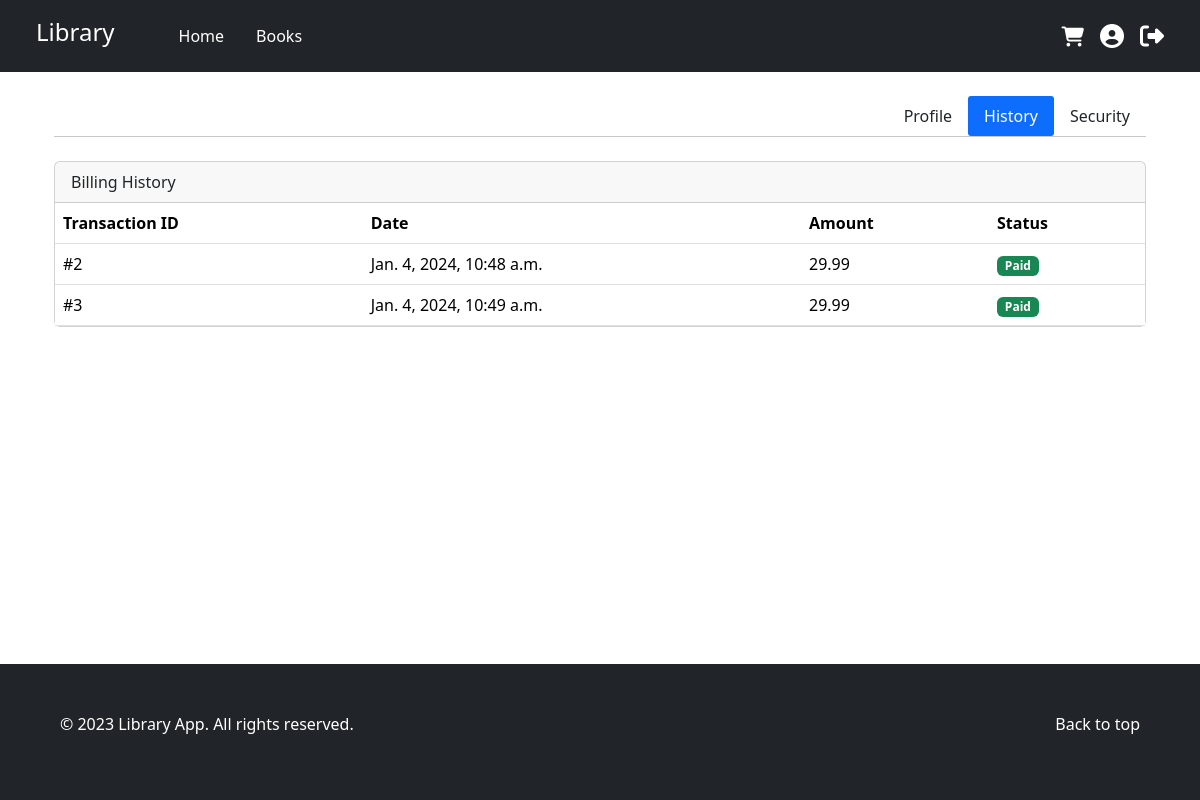
The page /profile/history (signed in) on the database its author committed.
### account/models.py (models this page shows, shortened)
class PurchaseHistory(models.Model):
    user = models.ForeignKey(User, on_delete=models.CASCADE, null=True)
    orders = models.ManyToManyField(Order)
    total_amount = models.DecimalField(max_digits=12, decimal_places=2, default=0)
    purchase_date = models.DateTimeField(auto_now_add=True)

### account/views.py (the view)
# urls.py: path('history', views.history, name='history'),
def history(request):
 user = request.user
 user_purchase_history = PurchaseHistory.objects.filter(user=user)
 return render(request, "history.html", {'user_purchase_history':user_purchase_history})

### account/templates/history.html (shortened to what this page needs)
{% extends "base.html" %}
{% block navbar %}
    {% include "include/menu.html" %}
{% endblock  %}
{% block content %}
<div class="container-xl px-4 mt-4 mb-5">
  {% include "include/account_menu.html" %}
  <div class="card mb-4">
    <div class="card-header">Billing History</div>
    <div class="card-body p-0">
        <div class="table-responsive table-billing-history" style="max-height: 400px; overflow-y: auto;">
            <table class="table mb-0">
                <thead>
                    <tr>
                        <th class="border-gray-200" scope="col">Transaction ID</th>
                        <th class="border-gray-200" scope="col">Date</th>
                        <th class="border-gray-200" scope="col">Amount</th>
                        <th class="border-gray-200" scope="col">Status</th>
                    </tr>
                </thead>
                <tbody>
                    {% for history_items in user_purchase_history %}
                        <tr>
                            <td>#{{history_items.id}}</td>
                            <td>{{history_items.purchase_date}}</td>
                            <td>{{history_items.total_amount}}</td>
                            <td><span class="badge bg-success">Paid</span></td>
                        </tr>
                    {% endfor %}
                </tbody>
            </table>
        </div>
    </div>
</div>
</div>
{% endblock  %}
{% block footer %}
    {% include "include/footer.html" %}
{% endblock  %}

### home/templates/base.html (shortened to what this page needs)
<!DOCTYPE html>
<html lang="en">
  <head>
    <link
      href="https://cdn.jsdelivr.net/npm/bootstrap@5.3.2/dist/css/bootstrap.min.css"
      rel="stylesheet"
    />
    <link
      rel="stylesheet"
      href="https://cdnjs.cloudflare.com/ajax/libs/font-awesome/6.5.1/css/all.min.css"
    />
    {% load static %}
    <link rel="stylesheet" href="{% static 'css/style.css' %}" />
  </head>
  <body>
    <div>
      {% block navbar %}{% endblock %} {% block content %}{% endblock %}
    </div>
    {% block footer %}{% endblock %}
  </body>
</html>

### home/templates/include/menu.html (shortened to what this page needs)
<nav class="container-fluid text-bg-dark sticky-top">
  <div
    class="d-flex flex-row align-items-center justify-content-between py-3 px-4"
  >
    <div class="nav d.flex flex-row align-items-center gap-lg-5">
      <h4><a class="navbar-brand">Library</a></h4>
      <ul class="nav d.flex flex-row align-items-center">
        <li class="nav-item">
          <a
            class="nav-link text-white {% if request.path == '/' %}active-menu{% endif %}"
            aria-current="page"
            href="{% url 'home' %}"
            >Home</a
          >
        </li>
        <li class="nav-item">
          <a
            class="nav-link text-white {% if request.path == '/books/' %}active-menu{% endif %}"
            href="{% url 'books' %}"
            >Books</a
          >
        </li>
      </ul>
    </div>
    <div class="d-flex flex-row gap-3">
      <a
        href="
      {% if user.is_authenticated %}
        {% url 'cart' %}
      {% else %}
        {% url 'login_user' %}
      {% endif %}"
        ><i class="fa-solid fa-cart-shopping fa-lg" style="color: #ffffff"></i
      ></a>
      <a
        href="
      {% if user.is_authenticated %}
        {% url 'profile' %}
      {% else %}
        {% url 'login_user' %}
      {% endif %}"
        ><i class="fa-solid fa-circle-user fa-xl" style="color: #ffffff"></i
      ></a>
      {% if user.is_authenticated %}
      <a href="{% url 'logout' %}"
        ><i
          class="fa-solid fa-right-from-bracket fa-xl"
          style="color: #ffffff"
        ></i
      ></a>
      {% endif %}
    </div>
  </div>
</nav>

### account/templates/include/account_menu.html
<div class="d-flex flex-row justify-content-end">
  <nav class="nav nav-borders">
    <a
      class="nav-link text-dark {% if request.path == '/profile/' %}active-profile-menu{% endif %}"
      href="{% url 'profile' %}"
      >Profile</a
    >
    <a
      class="nav-link text-dark {% if request.path == '/profile/history' %}active-profile-menu{% endif %}"
      href="{% url 'history' %}"
      >History</a
    >
    <a
      class="nav-link text-dark {% if request.path == '/profile/security' %}active-profile-menu{% endif %}"
      href="{% url 'security' %}"
      >Security</a
    >
  </nav>
</div>
<hr class="mt-0 mb-4" />

### home/templates/include/footer.html
<footer class="container-fluid text-body-secondary py-5 bg-dark">
    <div class=" d-flex flex-row justify-content-between px-5">
      <div>
        <p class="text-white">&copy; 2023 Library App. All rights reserved.</p>
    </div>
    <div class="d-flex">
        <a href="#" class="text-white nav-link">Back to top</a>
    </div>
    </div>
</footer>

### home/static/css/style.css (style rules this page uses)
* { margin: 0; padding: 0; box-sizing: border-box; }
body { height: 100vh; display: flex; flex-direction: column; justify-content: space-between; }
.active-profile-menu { background-color: #0d6efd; border-radius: 3px; padding-top: 8px; padding-bottom: 8px; color: white !important; }

### rows shown on the page
PurchaseHistory: id "2", purchase_date "Jan. 4, 2024, 10:48 a.m.", total_amount "29.99"
PurchaseHistory: id "3", purchase_date "Jan. 4, 2024, 10:49 a.m.", total_amount "29.99"
